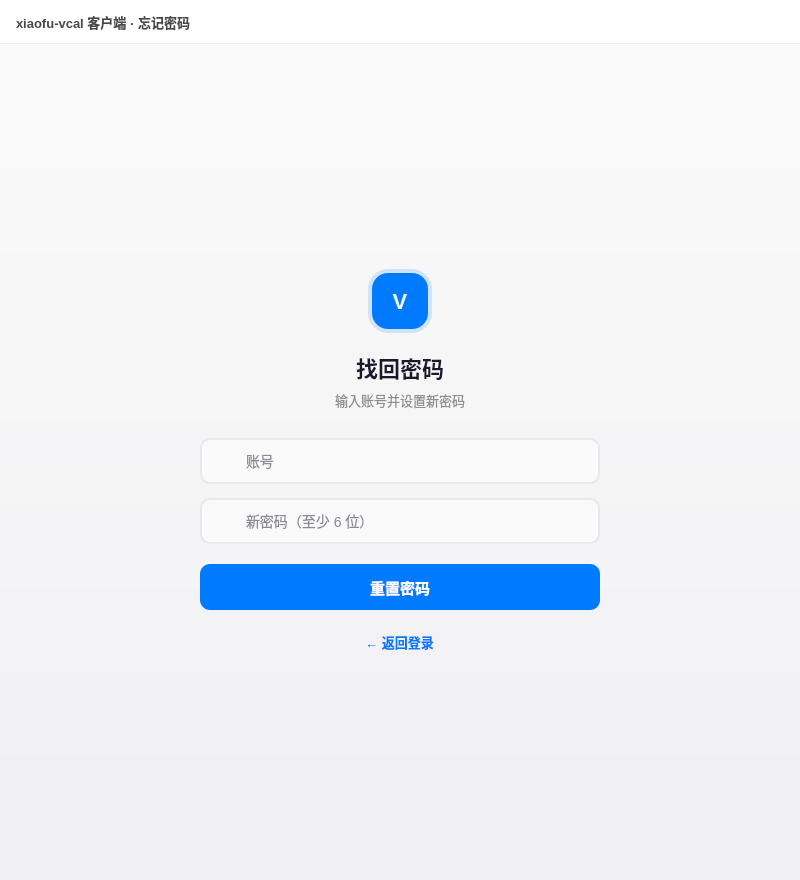
<?xml version="1.0" encoding="UTF-8"?>
<ui version="4.0">
 <class>ForgotPasswordWidget</class>
 <widget class="QWidget" name="ForgotPasswordWidget">
  <property name="geometry">
   <rect>
    <x>0</x>
    <y>0</y>
    <width>800</width>
    <height>880</height>
   </rect>
  </property>
  <property name="minimumSize">
   <size>
   <width>400</width>
   <height>510</height>
   </size>
  </property>
  <property name="maximumSize">
   <size>
   <width>16777215</width>
   <height>16777215</height>
   </size>
  </property>
  <property name="windowTitle">
   <string>xiaofu-vcal 客户端 · 忘记密码</string>
  </property>
  <property name="styleSheet">
   <string notr="true">#ForgotPasswordWidget{background:#FFFFFF;font-family:"Microsoft YaHei UI";}
#titleBar{background:#FFFFFF;border-bottom:1px solid #E8E8ED;}
#titleLabel{font-size:13px;font-weight:600;color:#48484A;}
#body{background:qlineargradient(x1:0,y1:0,x2:0,y2:1,stop:0 #FAFAFA,stop:1 #F0F0F3);}
QToolButton#btnMin,QToolButton#btnMax,QToolButton#btnClose{border:none;border-radius:8px;}
QToolButton#btnMin:hover,QToolButton#btnMax:hover{background:#F5F5F5;}
QToolButton#btnClose:hover{background:#FF5F57;}
#logoGlow{background:rgba(0,122,255,40);border-radius:20px;}
#logo{background:#007AFF;color:#FFFFFF;border-radius:16px;font-size:22px;font-weight:700;}
#title{font-size:22px;font-weight:700;color:#1A1A2E;}
#sub{font-size:13px;color:#8E8E93;}
QLineEdit{border:1.5px solid #E8E8ED;border-radius:10px;padding:0 14px 0 42px;font-size:14px;background:#FAFAFA;color:#1A1A2E;}
QLineEdit:focus{border-color:#007AFF;background:#FFFFFF;}
QLineEdit[error="true"]{border:1.5px solid #FF3B30;background:#FFF5F5;}

QPushButton#btnSend{background:#007AFF;color:#FFFFFF;border:none;border-radius:10px;font-size:15px;font-weight:600;}
QPushButton#btnSend:hover{background:#0062CC;}
QPushButton#btnSend:pressed{background:#0051A8;}
QPushButton#btnSend:disabled{background:#A8CFFF;color:#F7FAFF;}
QPushButton#btnBackLogin{border:none;background:transparent;color:#007AFF;font-size:13px;font-weight:500;padding:4px 2px;}
QPushButton#btnBackLogin:hover{color:#0062CC;}</string>
  </property>
  <layout class="QVBoxLayout" name="rootLayout">
   <property name="spacing">
    <number>0</number>
   </property>
   <property name="leftMargin">
    <number>0</number>
   </property>
   <property name="topMargin">
    <number>0</number>
   </property>
   <property name="rightMargin">
    <number>0</number>
   </property>
   <property name="bottomMargin">
    <number>0</number>
   </property>
   <item>
    <widget class="QWidget" name="titleBar" native="true">
     <property name="minimumSize">
      <size>
       <width>0</width>
       <height>44</height>
      </size>
     </property>
     <property name="maximumSize">
      <size>
       <width>16777215</width>
       <height>44</height>
      </size>
     </property>
     <layout class="QHBoxLayout" name="titleLayout">
      <property name="spacing">
       <number>2</number>
      </property>
      <property name="leftMargin">
       <number>16</number>
      </property>
      <property name="topMargin">
       <number>0</number>
      </property>
      <property name="rightMargin">
       <number>8</number>
      </property>
      <property name="bottomMargin">
       <number>0</number>
      </property>
      <item>
       <widget class="QLabel" name="titleLabel">
        <property name="text">
         <string>xiaofu-vcal 客户端 · 忘记密码</string>
        </property>
       </widget>
      </item>
      <item>
       <spacer name="titleSpacer">
        <property name="orientation">
         <enum>Qt::Horizontal</enum>
        </property>
        <property name="sizeHint" stdset="0">
         <size>
          <width>40</width>
          <height>20</height>
         </size>
        </property>
       </spacer>
      </item>
      <item>
       <widget class="QToolButton" name="btnMin">
        <property name="minimumSize">
         <size>
          <width>40</width>
          <height>34</height>
         </size>
        </property>
        <property name="maximumSize">
         <size>
          <width>40</width>
          <height>34</height>
         </size>
        </property>
        <property name="toolTip">
         <string>最小化</string>
        </property>
        <property name="icon">
         <iconset resource="../resources.qrc">
          <normaloff>:/icons/win-min.png</normaloff>:/icons/win-min.png</iconset>
        </property>
        <property name="iconSize">
         <size>
          <width>14</width>
          <height>14</height>
         </size>
        </property>
       </widget>
      </item>
      <item>
       <widget class="QToolButton" name="btnMax">
        <property name="minimumSize">
         <size>
          <width>40</width>
          <height>34</height>
         </size>
        </property>
        <property name="maximumSize">
         <size>
          <width>40</width>
          <height>34</height>
         </size>
        </property>
        <property name="toolTip">
         <string>最大化</string>
        </property>
        <property name="icon">
         <iconset resource="../resources.qrc">
          <normaloff>:/icons/win-max.png</normaloff>:/icons/win-max.png</iconset>
        </property>
        <property name="iconSize">
         <size>
          <width>14</width>
          <height>14</height>
         </size>
        </property>
       </widget>
      </item>
      <item>
       <widget class="QToolButton" name="btnClose">
        <property name="minimumSize">
         <size>
          <width>40</width>
          <height>34</height>
         </size>
        </property>
        <property name="maximumSize">
         <size>
          <width>40</width>
          <height>34</height>
         </size>
        </property>
        <property name="toolTip">
         <string>关闭</string>
        </property>
        <property name="icon">
         <iconset resource="../resources.qrc">
          <normaloff>:/icons/win-close.png</normaloff>:/icons/win-close.png</iconset>
        </property>
        <property name="iconSize">
         <size>
          <width>14</width>
          <height>14</height>
         </size>
        </property>
       </widget>
      </item>
     </layout>
    </widget>
   </item>
   <item>
    <widget class="QWidget" name="body" native="true">
     <layout class="QVBoxLayout" name="bodyLayout">
      <property name="spacing">
       <number>0</number>
      </property>
      <property name="leftMargin">
       <number>40</number>
      </property>
      <property name="topMargin">
       <number>40</number>
      </property>
      <property name="rightMargin">
       <number>40</number>
      </property>
      <property name="bottomMargin">
       <number>40</number>
      </property>
      <item>
       <spacer name="topStretch">
        <property name="orientation">
         <enum>Qt::Vertical</enum>
        </property>
        <property name="sizeHint" stdset="0">
         <size>
          <width>20</width>
          <height>40</height>
         </size>
        </property>
       </spacer>
      </item>
      <item alignment="Qt::AlignHCenter">
       <widget class="QFrame" name="card">
        <property name="minimumSize">
         <size>
          <width>400</width>
          <height>0</height>
         </size>
        </property>
        <property name="maximumSize">
         <size>
          <width>400</width>
          <height>16777215</height>
         </size>
        </property>
        <property name="frameShape">
         <enum>QFrame::NoFrame</enum>
        </property>
        <layout class="QVBoxLayout" name="cardLayout">
         <property name="spacing">
          <number>0</number>
         </property>
         <property name="leftMargin">
          <number>0</number>
         </property>
         <property name="topMargin">
          <number>0</number>
         </property>
         <property name="rightMargin">
          <number>0</number>
         </property>
         <property name="bottomMargin">
          <number>0</number>
         </property>
         <item alignment="Qt::AlignHCenter">
          <widget class="QWidget" name="logoWrap" native="true">
           <property name="minimumSize">
            <size>
             <width>64</width>
             <height>64</height>
            </size>
           </property>
           <property name="maximumSize">
            <size>
             <width>64</width>
             <height>64</height>
            </size>
           </property>
           <widget class="QFrame" name="logoGlow">
            <property name="geometry">
             <rect>
              <x>0</x>
              <y>0</y>
              <width>64</width>
              <height>64</height>
             </rect>
            </property>
            <property name="frameShape">
             <enum>QFrame::NoFrame</enum>
            </property>
           </widget>
           <widget class="QLabel" name="logo">
            <property name="geometry">
             <rect>
              <x>4</x>
              <y>4</y>
              <width>56</width>
              <height>56</height>
             </rect>
            </property>
            <property name="text">
             <string>V</string>
            </property>
            <property name="alignment">
             <set>Qt::AlignCenter</set>
            </property>
           </widget>
          </widget>
         </item>
         <item>
          <spacer name="gapLogoTitle">
           <property name="orientation">
            <enum>Qt::Vertical</enum>
           </property>
           <property name="sizeType">
            <enum>QSizePolicy::Fixed</enum>
           </property>
           <property name="sizeHint" stdset="0">
            <size>
             <width>0</width>
             <height>18</height>
            </size>
           </property>
          </spacer>
         </item>
         <item>
          <widget class="QLabel" name="title">
           <property name="text">
            <string>找回密码</string>
           </property>
           <property name="alignment">
            <set>Qt::AlignCenter</set>
           </property>
          </widget>
         </item>
         <item>
          <spacer name="gapTitleSub">
           <property name="orientation">
            <enum>Qt::Vertical</enum>
           </property>
           <property name="sizeType">
            <enum>QSizePolicy::Fixed</enum>
           </property>
           <property name="sizeHint" stdset="0">
            <size>
             <width>0</width>
             <height>6</height>
            </size>
           </property>
          </spacer>
         </item>
         <item>
          <widget class="QLabel" name="sub">
           <property name="text">
            <string>输入账号并设置新密码</string>
           </property>
           <property name="alignment">
            <set>Qt::AlignCenter</set>
           </property>
           <property name="wordWrap">
            <bool>true</bool>
           </property>
          </widget>
         </item>
         <item>
          <spacer name="gapSubFields">
           <property name="orientation">
            <enum>Qt::Vertical</enum>
           </property>
           <property name="sizeType">
            <enum>QSizePolicy::Fixed</enum>
           </property>
           <property name="sizeHint" stdset="0">
            <size>
             <width>0</width>
             <height>28</height>
            </size>
           </property>
          </spacer>
         </item>
         <item>
          <widget class="QWidget" name="fieldUser" native="true">
           <property name="minimumSize">
            <size>
             <width>0</width>
             <height>46</height>
            </size>
           </property>
           <property name="maximumSize">
            <size>
             <width>16777215</width>
             <height>46</height>
            </size>
           </property>
           <widget class="QLineEdit" name="editUser">
            <property name="geometry">
             <rect>
              <x>0</x>
              <y>0</y>
              <width>400</width>
              <height>46</height>
             </rect>
            </property>
            <property name="placeholderText">
             <string>账号</string>
            </property>
           </widget>
           <widget class="QLabel" name="iconUser">
            <property name="geometry">
             <rect>
              <x>14</x>
              <y>14</y>
              <width>17</width>
              <height>17</height>
             </rect>
            </property>
            <property name="pixmap">
             <pixmap resource="../resources.qrc">:/icons/icon-user.png</pixmap>
            </property>
           </widget>
          </widget>
         </item>
         <item>
          <spacer name="gapUserPass">
           <property name="orientation">
            <enum>Qt::Vertical</enum>
           </property>
           <property name="sizeType">
            <enum>QSizePolicy::Fixed</enum>
           </property>
           <property name="sizeHint" stdset="0">
            <size>
             <width>0</width>
             <height>14</height>
            </size>
           </property>
          </spacer>
         </item>
         <item>
          <widget class="QWidget" name="fieldNewPass" native="true">
           <property name="minimumSize">
            <size>
             <width>0</width>
             <height>46</height>
            </size>
           </property>
           <property name="maximumSize">
            <size>
             <width>16777215</width>
             <height>46</height>
            </size>
           </property>
           <widget class="QLineEdit" name="editNewPass">
            <property name="geometry">
             <rect>
              <x>0</x>
              <y>0</y>
              <width>400</width>
              <height>46</height>
             </rect>
            </property>
            <property name="echoMode">
             <enum>QLineEdit::Password</enum>
            </property>
            <property name="placeholderText">
             <string>新密码（至少 6 位）</string>
            </property>
           </widget>
           <widget class="QLabel" name="iconPass">
            <property name="geometry">
             <rect>
              <x>14</x>
              <y>14</y>
              <width>17</width>
              <height>17</height>
             </rect>
            </property>
            <property name="pixmap">
             <pixmap resource="../resources.qrc">:/icons/icon-lock.png</pixmap>
            </property>
           </widget>
          </widget>
         </item>
         <item>
          <spacer name="gapFieldsBtn">
           <property name="orientation">
            <enum>Qt::Vertical</enum>
           </property>
           <property name="sizeType">
            <enum>QSizePolicy::Fixed</enum>
           </property>
           <property name="sizeHint" stdset="0">
            <size>
             <width>0</width>
             <height>20</height>
            </size>
           </property>
          </spacer>
         </item>
         <item>
          <widget class="QPushButton" name="btnSend">
           <property name="minimumSize">
            <size>
             <width>0</width>
             <height>46</height>
            </size>
           </property>
           <property name="maximumSize">
            <size>
             <width>16777215</width>
             <height>46</height>
            </size>
           </property>
           <property name="cursor">
            <cursorShape>PointingHandCursor</cursorShape>
           </property>
           <property name="text">
            <string>重置密码</string>
           </property>
          </widget>
         </item>
         <item>
          <spacer name="gapBtnBack">
           <property name="orientation">
            <enum>Qt::Vertical</enum>
           </property>
           <property name="sizeType">
            <enum>QSizePolicy::Fixed</enum>
           </property>
           <property name="sizeHint" stdset="0">
            <size>
             <width>0</width>
             <height>18</height>
            </size>
           </property>
          </spacer>
         </item>
         <item alignment="Qt::AlignHCenter">
          <widget class="QPushButton" name="btnBackLogin">
           <property name="cursor">
            <cursorShape>PointingHandCursor</cursorShape>
           </property>
           <property name="text">
            <string>← 返回登录</string>
           </property>
          </widget>
         </item>
        </layout>
       </widget>
      </item>
      <item>
       <spacer name="bottomStretch">
        <property name="orientation">
         <enum>Qt::Vertical</enum>
        </property>
        <property name="sizeHint" stdset="0">
         <size>
          <width>20</width>
          <height>40</height>
         </size>
        </property>
       </spacer>
      </item>
     </layout>
    </widget>
   </item>
  </layout>
 </widget>
 <resources>
  <include location="../resources.qrc"/>
 </resources>
 <connections/>
</ui>
